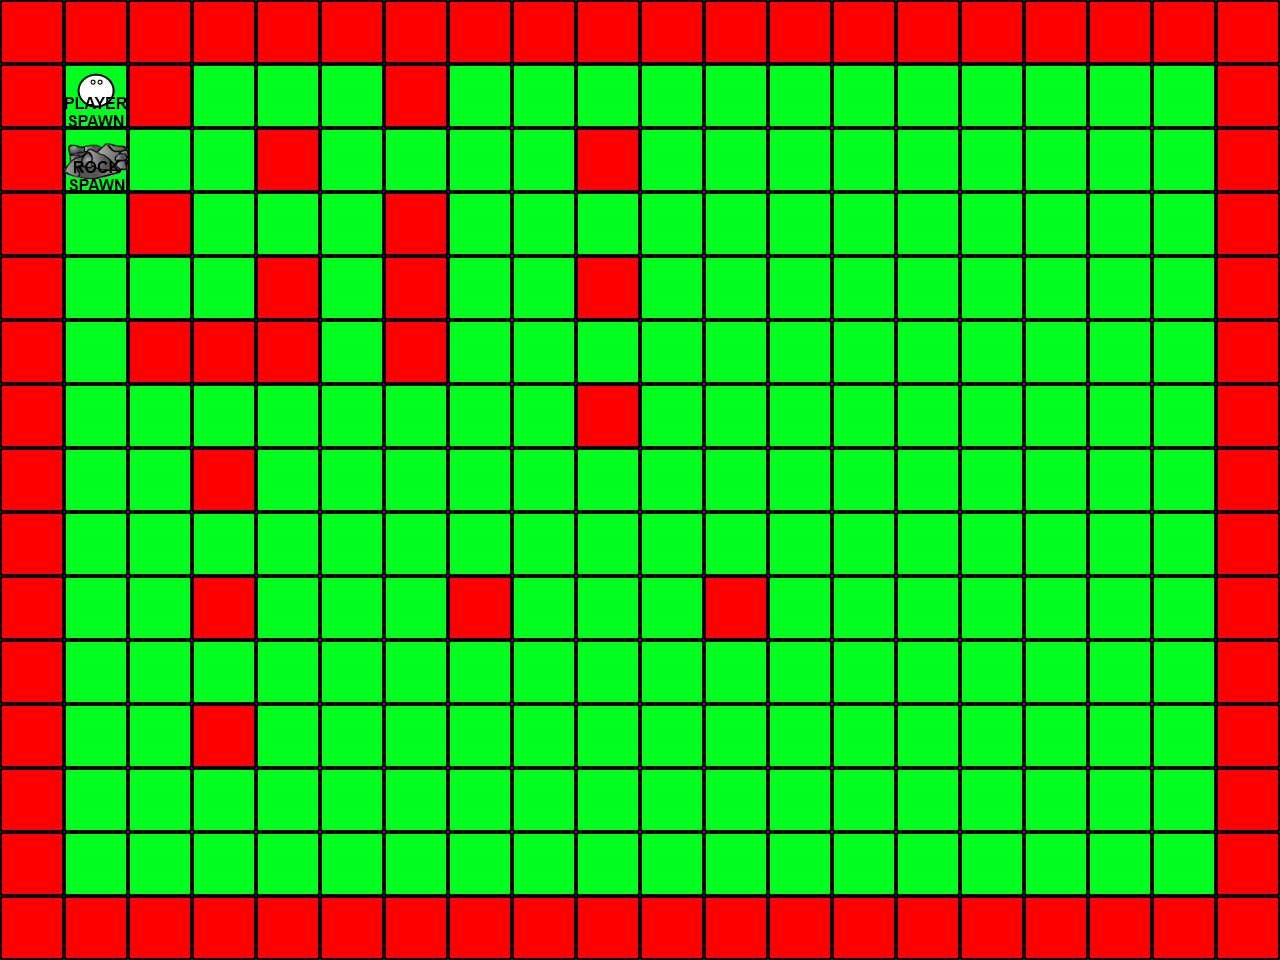

This is a level from a 2D game, rendered from its Tiled map with the project's own tilesets. A one-line summary and the map file follow, with tile-layer data summarised:
An orthogonal 20x15 tile map with 64x64 px tiles, 2 tile layers (tiles, spawns).

<map version="1.0" orientation="orthogonal" width="20" height="15" tilewidth="64" tileheight="64">
 <tileset firstgid="1" name="tileset" tilewidth="64" tileheight="64">
  <image source="tileset.png" width="448" height="64" />
 </tileset>
 <layer name="tiles" width="20" height="15">
  <data>[300 cells, 300 non-empty, 2 distinct tile ids]</data>
 </layer>
 <layer name="spawns" width="20" height="15">
  <data>[300 cells, 2 non-empty, 2 distinct tile ids]</data>
 </layer>
</map>